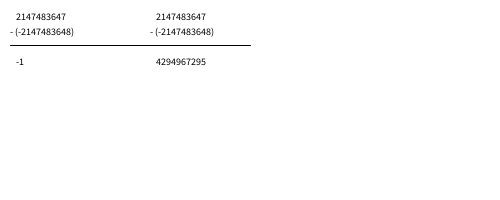
Frame 1 (no input)
Frame 60 (the mouse pressed at the canvas centre just before this capture): identical to frame 1, image omitted
Frame 120 (the mouse held since frame 60 and released just before this capture): identical to frame 1, image omitted

The Processing sketch that drew this single still picture (run headless with seeded random() and noise(); from frame 60 on, the mouse is pressed at the canvas centre):

// Processing sketch: problemWithSignedIntegers
// ── problemWithSignedIntegers.pde
//Demonstrates the problems with using signed values 
//at the higher end of their ranges

int lowestValue;
int highestValue;

int difference;

//long is a 64 bit signed number, so is can store much
//"longer" numbers.
long actualDifference;

void setup () {
  
  size(500, 200);
  lowestValue = Integer.MIN_VALUE;
  highestValue = Integer.MAX_VALUE;
  difference = highestValue - lowestValue;
  actualDifference = (long) highestValue - (long) lowestValue;
}

void draw () {
  background(255);
  fill(0);
  textSize(10);
  text("   " + highestValue, 10, 20);
  text("- (" + lowestValue + ")", 10, 35);
  text("   " + difference, 10, 65);
  
  text("   " + highestValue, 150, 20);
  text("- (" + lowestValue + ")", 150, 35);
  text("   " + actualDifference, 150, 65);
  
  line(10, 45, 250, 45);

}
